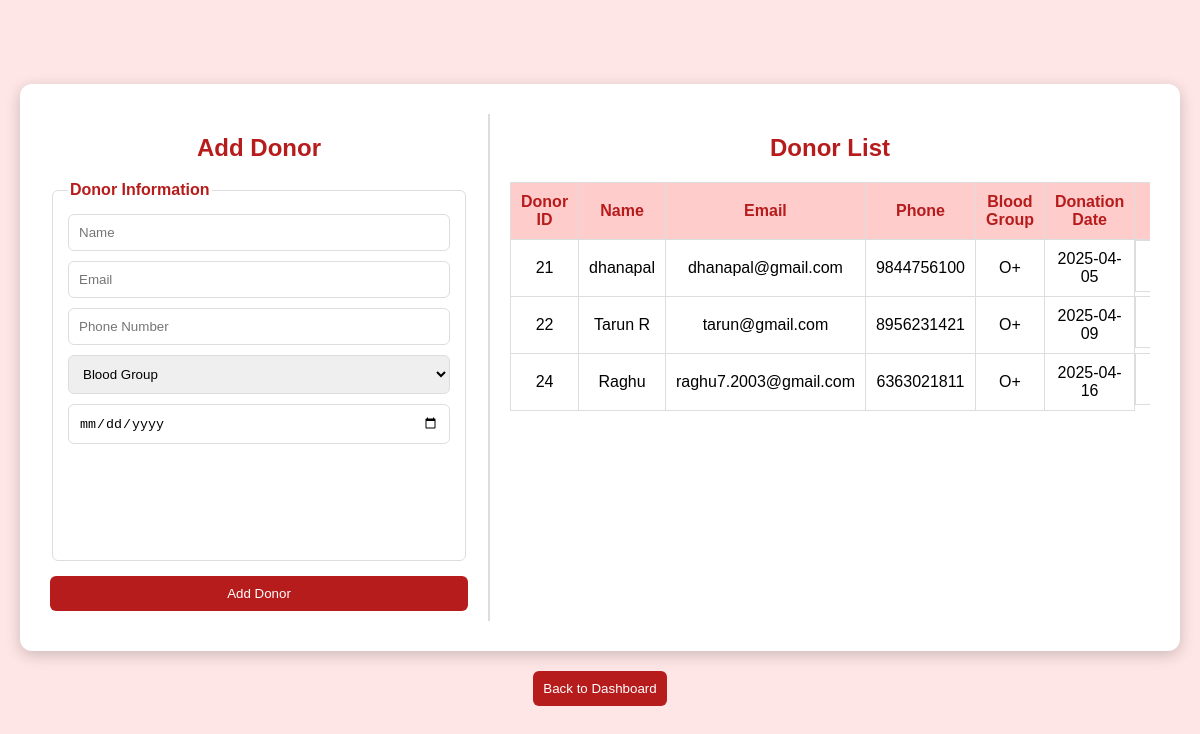
The app's page /donors (signed in), older data.
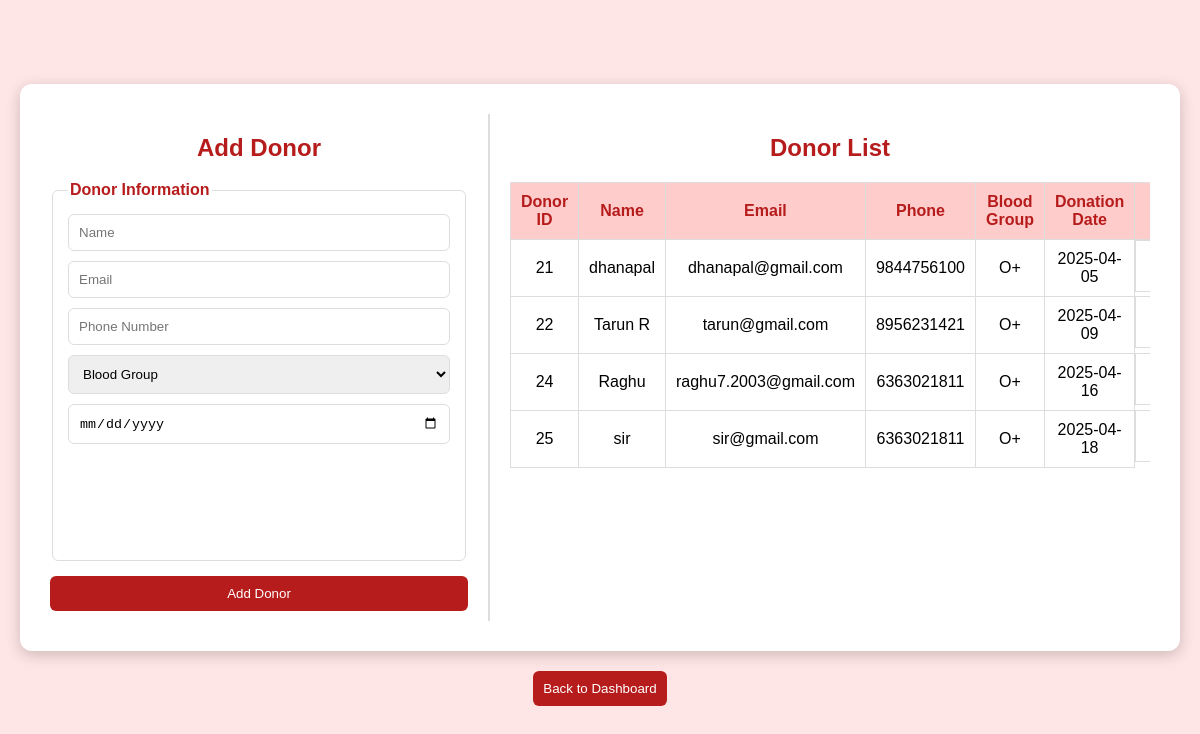
The same page, newer data.
### tables this page shows
CREATE TABLE donors (
    id INTEGER PRIMARY KEY AUTOINCREMENT,
    name TEXT NOT NULL,
    email TEXT NOT NULL,
    phone TEXT NOT NULL,
    blood_group TEXT NOT NULL
, donation_date TEXT);

### main.py (the view, shortened to what this page needs)
@app.route('/donors', methods=['GET', 'POST'])
def donors():
    if 'username' not in session:
        flash('Please login first.', 'warning')
        return redirect(url_for('login'))
    conn = get_db_connection()
    donors = conn.execute("SELECT * FROM donors").fetchall()
    conn.close()
    return render_template('donors.html', donors=donors)

### main.py (called while the page is built)
def get_db_connection():
    conn = sqlite3.connect('login.db')
    conn.row_factory = sqlite3.Row
    return conn

### templates/donors.html (shortened to what this page needs)
<!DOCTYPE html>
<html lang="en">
<head>
</head>
<body>
    <div class="container">
        <div class="form-section">
            <h2>Add Donor</h2>
            <form action="{{ url_for('donors') }}" method="POST" onsubmit="return validateForm()">
                <fieldset>
                    <legend>Donor Information</legend>
                    <input type="text" id="name" name="name" placeholder="Name" required>
                    <input type="email" id="email" name="email" placeholder="Email" required>
                    <input type="text" id="phone" name="phone" placeholder="Phone Number" required>
                    <select id="blood_group" name="blood_group" required>
                        <option value="" disabled selected>Blood Group</option>
                    </select>
                    <input type="date" id="donation_date" name="donation_date" required>
                </fieldset>
                <button type="submit">Add Donor</button>
            </form>
        </div>
        <div class="list-section">
            <h2>Donor List</h2>
            <table>
                <thead>
                    <tr>
                        <th>Donor ID</th>
                        <th>Name</th>
                        <th>Email</th>
                        <th>Phone</th>
                        <th>Blood Group</th>
                        <th>Donation Date</th>
                        <th>Actions</th>
                    </tr>
                </thead>
                <tbody>
                    {% for donor in donors %}
                    <tr>
                        <td>{{ donor.id }}</td>
                        <td>{{ donor.name }}</td>
                        <td>{{ donor.email }}</td>
                        <td>{{ donor.phone }}</td>
                        <td>{{ donor.blood_group }}</td>
                        <td>{{ donor.donation_date }}</td>
                        <td class="actions">
                        </td>
                    </tr>
                    {% endfor %}
                </tbody>
            </table>
        </div>
    </div>
    <div class="center-button">
        <button onclick="window.location.href='/dashboard'">Back to Dashboard</button>
    </div>
</body>
</html>

### templates/donors.html (style rules this page uses)
* { box-sizing: border-box; }
body { font-family: Arial, sans-serif; margin: 0; padding: 20px; background-color: #ffe6e6; display: flex; justify-content: center; align-items: center; height: 100vh; flex-direction: column; }
.container { display: flex; flex-wrap: wrap; width: 100%; max-width: 1400px; background: white; border-radius: 12px; box-shadow: 0 4px 15px rgba(0,0,0,0.2); padding: 30px; }
.form-section { flex: 1 1 40%; padding-right: 20px; border-right: 2px solid #ddd; }
.list-section { flex: 1 1 60%; padding-left: 20px; overflow-x: auto; }
h2 { color: #b71c1c; text-align: center; }
form { display: flex; flex-direction: column; gap: 15px; }
fieldset { border: 1px solid #ddd; padding: 15px; border-radius: 6px; height: 380px; }
legend { font-weight: bold; color: #b71c1c; }
input, select, button { margin-bottom: 10px; padding: 10px; border-radius: 6px; border: 1px solid #ddd; }
button { background-color: #b71c1c; color: white; border: none; cursor: pointer; }
table { width: 100%; border-collapse: collapse; margin-top: 20px; }
th, td { border: 1px solid #ddd; padding: 10px; text-align: center; }
th { background-color: #ffcccc; color: #b71c1c; }
.actions { display: flex; justify-content: space-evenly; }
.form-section input, .form-section select { width: 100%; }
input[type="date"] { max-width: 100%; }
.center-button { display: flex; justify-content: center; margin-top: 20px; }

Row changes from the older to the newer data that the page shows:
added donors: id "25", name "sir", email "sir@gmail.com", phone "6363021811", blood_group "O+", donation_date "2025-04-18"
